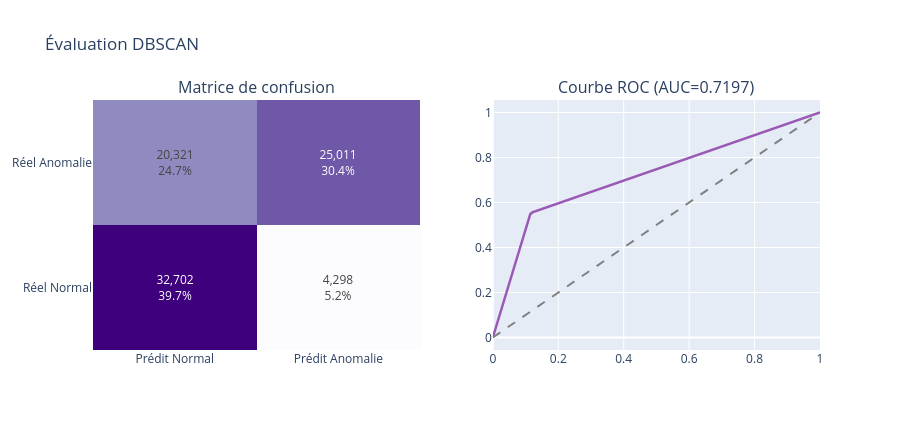

Write notebook code for a chart like this one.
### Markdown cell above
### 8.2 Matrice de confusion et courbe ROC

### Code cell
cm     = confusion_matrix(y_test, preds_dbscan)
cm_pct = cm.astype(float) / cm.sum() * 100
labels = ['Normal', 'Anomalie']
text   = [[f'{cm[i,j]:,}<br>{cm_pct[i,j]:.1f}%' for j in range(2)] for i in range(2)]

fpr, tpr, _ = roc_curve(y_test, scores_dbscan)
auc_val     = roc_auc_score(y_test, scores_dbscan)

fig = make_subplots(rows=1, cols=2, subplot_titles=['Matrice de confusion', f'Courbe ROC (AUC={auc_val:.4f})'])

fig.add_trace(go.Heatmap(z=cm, x=[f'Prédit {l}' for l in labels], y=[f'Réel {l}' for l in labels],
                          colorscale='Purples', text=text, texttemplate='%{text}',
                          showscale=False), row=1, col=1)
fig.add_trace(go.Scatter(x=fpr, y=tpr, mode='lines', name='DBSCAN',
                          line=dict(color='#9b59b6', width=2.5)), row=1, col=2)
fig.add_trace(go.Scatter(x=[0,1], y=[0,1], mode='lines', name='Aléatoire',
                          line=dict(color='gray', dash='dash')), row=1, col=2)

fig.update_layout(title='Évaluation DBSCAN', height=430, showlegend=False)
fig.show()

### Figure 1 — Plotly figure (JSON) as saved in the notebook; plotly's stock layout.template omitted (floating-point values rounded to 4 significant figures)
{"data": [{"colorscale": [[0, "rgb(252,251,253)"], [0.125, "rgb(239,237,245)"], [0.25, "rgb(218,218,235)"], [0.375, "rgb(188,189,220)"], [0.5, "rgb(158,154,200)"], [0.625, "rgb(128,125,186)"], [0.75, "rgb(106,81,163)"], [0.875, "rgb(84,39,143)"], [1, "rgb(63,0,125)"]], "showscale": false, "text": [["32,702<br>39.7%", "4,298<br>5.2%"], ["20,321<br>24.7%", "25,011<br>30.4%"]], "texttemplate": "%{text}", "type": "heatmap", "x": ["Prédit Normal", "Prédit Anomalie"], "xaxis": "x", "y": ["Réel Normal", "Réel Anomalie"], "yaxis": "y", "z": [[32702, 4298], [20321, 25011]]}, {"line": {"color": "#9b59b6", "width": 2.5}, "mode": "lines", "name": "DBSCAN", "type": "scatter", "x": [0, 0.1127, 0.1148, 0.1162, 0.1185, 0.1208, 1], "xaxis": "x2", "y": [0, 0.5494, 0.5501, 0.5517, 0.5522, 0.5566, 1], "yaxis": "y2"}, {"line": {"color": "gray", "dash": "dash"}, "mode": "lines", "name": "Aléatoire", "type": "scatter", "x": [0, 1], "xaxis": "x2", "y": [0, 1], "yaxis": "y2"}], "layout": {"annotations": [{"font": {"size": 16}, "showarrow": false, "text": "Matrice de confusion", "x": 0.225, "xanchor": "center", "xref": "paper", "y": 1, "yanchor": "bottom", "yref": "paper"}, {"font": {"size": 16}, "showarrow": false, "text": "Courbe ROC (AUC=0.7197)", "x": 0.775, "xanchor": "center", "xref": "paper", "y": 1, "yanchor": "bottom", "yref": "paper"}], "height": 430, "showlegend": false, "title": {"text": "Évaluation DBSCAN"}, "xaxis": {"anchor": "y", "domain": [0, 0.45]}, "xaxis2": {"anchor": "y2", "domain": [0.55, 1]}, "yaxis": {"anchor": "x", "domain": [0, 1]}, "yaxis2": {"anchor": "x2", "domain": [0, 1]}}}
